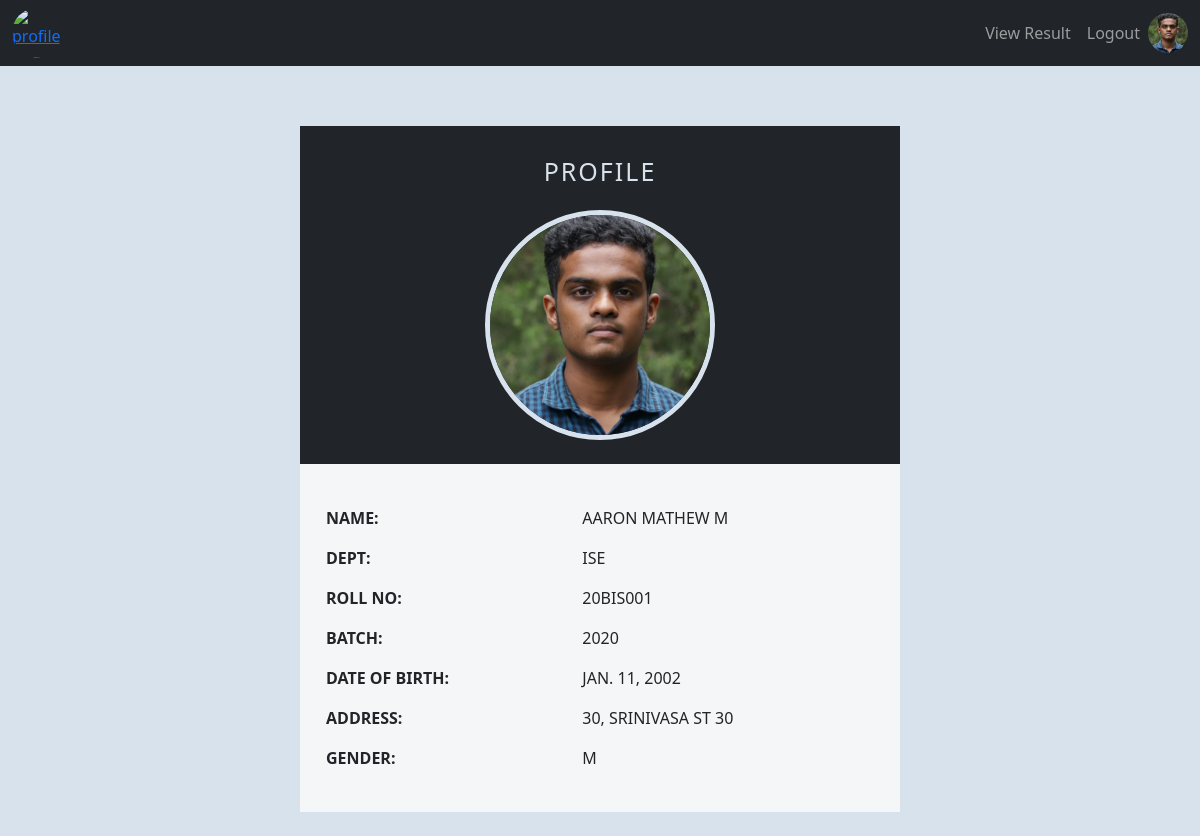
The app's page /profile (signed in) with its own data.
### users/models.py (models this page shows, shortened)
class Profile(models.Model):
    roles_type=(
        ('admin','admin_user'),
        ('student','student_user')
    )
    gender_type=(
        ('M','Male'),
        ('F','Female')
    )
    user=models.OneToOneField(User,on_delete=models.CASCADE,null=True,blank=True)
    name=models.CharField(max_length=200)
    role=models.CharField(max_length=100,choices=roles_type)
    roll_no=models.CharField(max_length=15,unique=True)
    dept=models.ForeignKey(Department,on_delete=models.CASCADE,blank=True,null=True)
    batch=models.IntegerField(default=datetime.date.today().year, choices=year_choices())
    profile_img=models.ImageField(null=False,blank=False,upload_to='profiles/',default='profiles/user-default.jpg')
    address=models.TextField(null=True,blank=True)
    dob=models.DateField(null=True)
    gender=models.CharField(max_length=10,choices=gender_type,null=True)
    mobile=models.IntegerField(null=True)
    verified=models.BooleanField(null=True,blank=True)
    created=models.DateTimeField(auto_now_add=True)
    id=models.UUIDField(default=uuid.uuid4,unique=True,primary_key=True,editable=False)
    class Meta:
        ordering=['-batch','dept','roll_no','verified']

class Department(models.Model):
    name=models.CharField(max_length=200,unique=True)
    dept_expansion=models.CharField(max_length=200,unique=True,null=True)
    created=models.DateTimeField(auto_now_add=True)
    id=models.UUIDField(default=uuid.uuid4,unique=True,primary_key=True,editable=False)
    def __str__(self):
        return self.name
    class Meta:
        ordering=['name']

### users/views.py (the view)
# urls.py: path('profile',views.profile,name='profile'),
@login_required(login_url='login')
def profile(request):
    profile=request.user.profile
    return render(request,'users/profile.html',{'profile':profile})

### users/templates/users/profile.html
{% extends 'main.html' %}
{% block content %}
<br>
      <div class="container" style="width: 50%; background-color:#212529; margin-top:3%; align-items:center; padding:2%;">
        <div class="container" style="width: 50%; background-color:#212529;  align-items:center; text-align:center; padding:3px 0 3px 0; ">
          <p class="text-uppercase font-weight-light" style="color:#d8e2ed;  font-weight:lighter; font-size:25px; letter-spacing: 2px; ">Profile</p>
        </div>
        <img src="{{profile.profile_img.url}}" class="mx-auto d-block rounded-circle" alt="demo" style="width: 230px; height: 230px; object-fit:cover; border: 5px solid #d8e2ed;">
      </div>
      <div class="container" style="width: 50%; background-color:#f5f6f7;  align-items:center; padding:1.5%; margin-bottom:2%;">
        <table class="table table-borderless">
          <thead>
            <tr>
              <th scope="col"></th>
              <th scope="col"></th>
            </tr>
          </thead>
          <tbody>
            <tr>
              <th class="text-uppercase font-weight-normal" scope="row">Name:</th>
              <td class="text-uppercase font-weight-light">{{profile.name}}</td>
            </tr>
            {% if profile.role == 'student' %}
            <tr>
              <th class="text-uppercase font-weight-normal" scope="row">Dept:</th>
              <td class="text-uppercase font-weight-light">{{profile.dept}}</td>
            </tr>
            <tr>
              <th class="text-uppercase font-weight-normal" scope="row">Roll no:</th>
              <td class="text-uppercase font-weight-light">{{profile.roll_no}}</td>
            </tr>
            <tr>
                <th class="text-uppercase font-weight-normal" scope="row">Batch:</th>
                <td class="text-uppercase font-weight-light">{{profile.batch}}</td>
              </tr>
              {% else %}
              <th class="text-uppercase font-weight-normal" scope="row">admin user</th>
              {% endif %}
              <tr>
                <th class="text-uppercase font-weight-normal" scope="row">Date of Birth:</th>
                <td class="text-uppercase font-weight-light">{{profile.dob}}</td>
              </tr>
            <tr>
              <th class="text-uppercase font-weight-normal" scope="row">Address:</th>
              <td class="text-uppercase font-weight-light">{{profile.address}} </td>
            </tr>
            <tr>
              <th class="text-uppercase font-weight-normal" scope="row">Gender:</th>
              <td class="text-uppercase font-weight-light">{{profile.gender}}</td>
            </tr>
          </tbody>
        </table>
      </div>
{% endblock %}

### templates/navbar.html (shortened to what this page needs)
{% load static %}
<nav class="navbar  navbar-expand-lg navbar-dark bg-dark ">
    <div class="container-fluid" style="height: 50px;">
      <a href="{% url 'home' %}"><img src="{% static 'images/kct-logo.png' %}" alt="profile img" class="mx-auto d-block rounded-circle" alt="demo" style="width: 50px; height: 50px; object-fit:cover; margin-left:15px;">
      <div class="collapse navbar-collapse" id="navbarNavDropdown" style="width: 100%; color:#212529" >
        <ul class="navbar-nav" style="margin-left: auto;">
        {% if request.user.is_authenticated %}
            {% if request.user.profile.role == 'admin' %}
              {% if request.user.profile.verified == True %}
                  <li class="nav-item">
                    <a class="nav-link" aria-current="page" href="{% url 'dept' %}">Departments</a>
                  </li>
                  <li class="nav-item">
                    <a class="nav-link" href="{% url 'subject' %}">Subjects</a>
                  </li>
                  <li class="nav-item">
                    <a class="nav-link" href="{% url 'semester' %}">Semesters</a>
                  </li>
                  <li class="nav-item">
                    <a class="nav-link" href="{% url 'student_result_home' %}">Results</a>
                  </li>
                  <li class="nav-item">
                    <a class="nav-link" href="{% url 'dept_sem_papers' %}">Semester and its subjects</a></li>
                  </li>
                  <li class="nav-item">
                    <a class="nav-link" href="{% url 'students' %}">Students</a></li>
                  </li>
                    <li class="nav-item">
                      <a class="nav-link" href="{% url 'admin_users' %}">admins</a>
                    </li>
              {% endif %}
              {% else %}
              <li class="nav-item">
                <a class="nav-link" href="{% url 'my_results' %}">View Result</a>
              </li>
            {% endif %}
            <li class="nav-item">
              <a class="nav-link" href="{% url 'logout' %}">Logout</a></li>
            {% if request.user.profile %}
              <li class="nav-item">
                <a href="{% url 'my_account' %}"><img src="{{request.user.profile.profile_img.url}}" alt="profile img" class="mx-auto d-block rounded-circle" alt="demo" style="width: 40px; height: 40px; object-fit:cover; margin-left:15px;">
                </a>
              </li>
            {% endif %}
        {% endif %}
        </ul>
      </div>
    </div>
  </nav>

### records on screen
Profile: profile_img (picture), name "AARON MATHEW M", dept "ISE", roll_no "20BIS001", batch "2020", dob "JAN. 11, 2002", address "30, SRINIVASA ST 30", gender "M"
